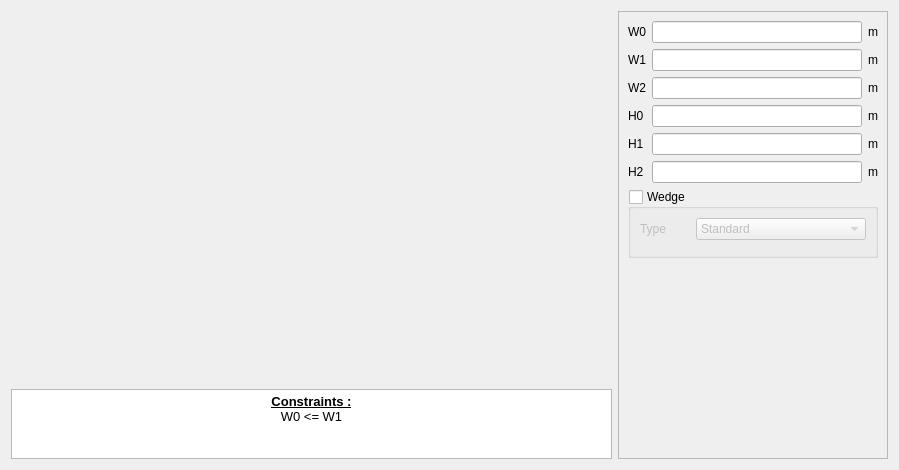
<?xml version="1.0" encoding="UTF-8"?>
<ui version="4.0">
 <class>PWSlot29</class>
 <widget class="QWidget" name="PWSlot29">
  <property name="geometry">
   <rect>
    <x>0</x>
    <y>0</y>
    <width>899</width>
    <height>470</height>
   </rect>
  </property>
  <property name="minimumSize">
   <size>
    <width>630</width>
    <height>470</height>
   </size>
  </property>
  <property name="maximumSize">
   <size>
    <width>16777215</width>
    <height>16777215</height>
   </size>
  </property>
  <property name="windowTitle">
   <string>Form</string>
  </property>
  <layout class="QHBoxLayout" name="horizontalLayout">
   <item>
    <layout class="QVBoxLayout" name="verticalLayout_2">
     <item>
      <widget class="QLabel" name="img_slot">
       <property name="sizePolicy">
        <sizepolicy hsizetype="Expanding" vsizetype="Expanding">
         <horstretch>0</horstretch>
         <verstretch>0</verstretch>
        </sizepolicy>
       </property>
       <property name="maximumSize">
        <size>
         <width>16777215</width>
         <height>16777215</height>
        </size>
       </property>
       <property name="text">
        <string/>
       </property>
       <property name="pixmap">
        <pixmap resource="../../../../Resources/pyleecan.qrc">:/images/images/MachineSetup/WSlot/SlotW29_wind_ext_stator.png</pixmap>
       </property>
       <property name="scaledContents">
        <bool>false</bool>
       </property>
       <property name="alignment">
        <set>Qt::AlignCenter</set>
       </property>
      </widget>
     </item>
     <item>
      <widget class="QTextEdit" name="txt_constraint">
       <property name="sizePolicy">
        <sizepolicy hsizetype="Expanding" vsizetype="Fixed">
         <horstretch>0</horstretch>
         <verstretch>0</verstretch>
        </sizepolicy>
       </property>
       <property name="maximumSize">
        <size>
         <width>16777215</width>
         <height>70</height>
        </size>
       </property>
       <property name="verticalScrollBarPolicy">
        <enum>Qt::ScrollBarAlwaysOff</enum>
       </property>
       <property name="html">
        <string>&lt;!DOCTYPE HTML PUBLIC &quot;-//W3C//DTD HTML 4.0//EN&quot; &quot;http://www.w3.org/TR/REC-html40/strict.dtd&quot;&gt;
&lt;html&gt;&lt;head&gt;&lt;meta name=&quot;qrichtext&quot; content=&quot;1&quot; /&gt;&lt;style type=&quot;text/css&quot;&gt;
p, li { white-space: pre-wrap; }
&lt;/style&gt;&lt;/head&gt;&lt;body style=&quot; font-family:'MS Shell Dlg 2'; font-size:8.15094pt; font-weight:400; font-style:normal;&quot;&gt;
&lt;p align=&quot;center&quot; style=&quot; margin-top:0px; margin-bottom:0px; margin-left:0px; margin-right:0px; -qt-block-indent:0; text-indent:0px;&quot;&gt;&lt;span style=&quot; font-size:10pt; font-weight:600; text-decoration: underline;&quot;&gt;Constraints :&lt;/span&gt;&lt;/p&gt;
&lt;p align=&quot;center&quot; style=&quot; margin-top:0px; margin-bottom:0px; margin-left:0px; margin-right:0px; -qt-block-indent:0; text-indent:0px;&quot;&gt;&lt;span style=&quot; font-size:10pt;&quot;&gt;W0 &amp;lt;= W1&lt;/span&gt;&lt;/p&gt;
&lt;p align=&quot;center&quot; style=&quot;-qt-paragraph-type:empty; margin-top:0px; margin-bottom:0px; margin-left:0px; margin-right:0px; -qt-block-indent:0; text-indent:0px; font-size:8.15094pt;&quot;&gt;&lt;br /&gt;&lt;/p&gt;&lt;/body&gt;&lt;/html&gt;</string>
       </property>
       <property name="textInteractionFlags">
        <set>Qt::TextSelectableByKeyboard|Qt::TextSelectableByMouse</set>
       </property>
      </widget>
     </item>
    </layout>
   </item>
   <item>
    <widget class="QScrollArea" name="scrollArea">
     <property name="minimumSize">
      <size>
       <width>270</width>
       <height>0</height>
      </size>
     </property>
     <property name="maximumSize">
      <size>
       <width>270</width>
       <height>16777215</height>
      </size>
     </property>
     <property name="widgetResizable">
      <bool>true</bool>
     </property>
     <widget class="QWidget" name="scrollAreaWidgetContents">
      <property name="geometry">
       <rect>
        <x>0</x>
        <y>0</y>
        <width>268</width>
        <height>450</height>
       </rect>
      </property>
      <layout class="QVBoxLayout" name="verticalLayout_3">
       <item>
        <layout class="QGridLayout" name="gridLayout">
         <item row="0" column="0">
          <widget class="QLabel" name="in_W0">
           <property name="text">
            <string>W0</string>
           </property>
          </widget>
         </item>
         <item row="0" column="1">
          <widget class="FloatEdit" name="lf_W0"/>
         </item>
         <item row="0" column="2">
          <widget class="QLabel" name="unit_W0">
           <property name="text">
            <string>m</string>
           </property>
          </widget>
         </item>
         <item row="1" column="0">
          <widget class="QLabel" name="in_W1">
           <property name="text">
            <string>W1</string>
           </property>
          </widget>
         </item>
         <item row="1" column="1">
          <widget class="FloatEdit" name="lf_W1"/>
         </item>
         <item row="1" column="2">
          <widget class="QLabel" name="unit_W1">
           <property name="text">
            <string>m</string>
           </property>
          </widget>
         </item>
         <item row="2" column="0">
          <widget class="QLabel" name="in_W2">
           <property name="text">
            <string>W2</string>
           </property>
          </widget>
         </item>
         <item row="2" column="1">
          <widget class="FloatEdit" name="lf_W2"/>
         </item>
         <item row="2" column="2">
          <widget class="QLabel" name="unit_W2">
           <property name="text">
            <string>m</string>
           </property>
          </widget>
         </item>
         <item row="3" column="0">
          <widget class="QLabel" name="in_H0">
           <property name="text">
            <string>H0</string>
           </property>
          </widget>
         </item>
         <item row="3" column="1">
          <widget class="FloatEdit" name="lf_H0"/>
         </item>
         <item row="3" column="2">
          <widget class="QLabel" name="unit_H0">
           <property name="text">
            <string>m</string>
           </property>
          </widget>
         </item>
         <item row="4" column="0">
          <widget class="QLabel" name="in_H1">
           <property name="text">
            <string>H1</string>
           </property>
          </widget>
         </item>
         <item row="4" column="1">
          <widget class="FloatEdit" name="lf_H1"/>
         </item>
         <item row="4" column="2">
          <widget class="QLabel" name="unit_H1">
           <property name="text">
            <string>m</string>
           </property>
          </widget>
         </item>
         <item row="5" column="0">
          <widget class="QLabel" name="in_H2">
           <property name="text">
            <string>H2</string>
           </property>
          </widget>
         </item>
         <item row="5" column="1">
          <widget class="FloatEdit" name="lf_H2"/>
         </item>
         <item row="5" column="2">
          <widget class="QLabel" name="unit_H2">
           <property name="text">
            <string>m</string>
           </property>
          </widget>
         </item>
        </layout>
       </item>
       <item>
        <widget class="QGroupBox" name="g_wedge">
         <property name="title">
          <string>Wedge</string>
         </property>
         <property name="checkable">
          <bool>true</bool>
         </property>
         <property name="checked">
          <bool>false</bool>
         </property>
         <layout class="QGridLayout" name="gridLayout_2">
          <item row="0" column="0">
           <widget class="QLabel" name="in_type">
            <property name="maximumSize">
             <size>
              <width>50</width>
              <height>16777215</height>
             </size>
            </property>
            <property name="text">
             <string>Type</string>
            </property>
           </widget>
          </item>
          <item row="0" column="1">
           <widget class="QComboBox" name="c_wedge_type">
            <item>
             <property name="text">
              <string>Standard</string>
             </property>
            </item>
           </widget>
          </item>
          <item row="1" column="0" colspan="2">
           <widget class="WMatSelectV" name="w_wedge_mat" native="true">
            <property name="minimumSize">
             <size>
              <width>100</width>
              <height>0</height>
             </size>
            </property>
           </widget>
          </item>
         </layout>
        </widget>
       </item>
       <item>
        <spacer name="verticalSpacer">
         <property name="orientation">
          <enum>Qt::Vertical</enum>
         </property>
         <property name="sizeHint" stdset="0">
          <size>
           <width>20</width>
           <height>40</height>
          </size>
         </property>
        </spacer>
       </item>
       <item>
        <widget class="WWSlotOut" name="w_out" native="true"/>
       </item>
      </layout>
     </widget>
    </widget>
   </item>
  </layout>
 </widget>
 <customwidgets>
  <customwidget>
   <class>FloatEdit</class>
   <extends>QLineEdit</extends>
   <header>......GUI/Tools/FloatEdit.h</header>
  </customwidget>
  <customwidget>
   <class>WWSlotOut</class>
   <extends>QWidget</extends>
   <header>......GUI.Dialog.DMachineSetup.SWSlot.WWSlotOut.WWSlotOut.h</header>
   <container>1</container>
  </customwidget>
  <customwidget>
   <class>WMatSelectV</class>
   <extends>QWidget</extends>
   <header>......GUI.Dialog.DMatLib.WMatSelect.WMatSelectV.h</header>
   <container>1</container>
  </customwidget>
 </customwidgets>
 <tabstops>
  <tabstop>lf_W0</tabstop>
  <tabstop>lf_W1</tabstop>
  <tabstop>lf_W2</tabstop>
  <tabstop>lf_H0</tabstop>
  <tabstop>lf_H1</tabstop>
  <tabstop>lf_H2</tabstop>
  <tabstop>g_wedge</tabstop>
  <tabstop>c_wedge_type</tabstop>
  <tabstop>scrollArea</tabstop>
  <tabstop>txt_constraint</tabstop>
 </tabstops>
 <resources>
  <include location="../../../../Resources/pyleecan.qrc"/>
 </resources>
 <connections/>
</ui>
